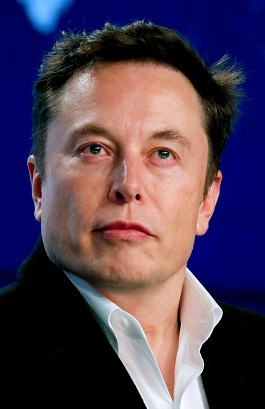
#> input picture 7. Computer Vision/Altın Oran/test.png, 265 x 409 px
$ python program.py
#> lines starting #> are read from the running program, lines starting #| are printed output that depends on the picture
"""Yüz işaret noktalarından geometrik oranlar; bir güzellik ölçütü değildir."""
from argparse import ArgumentParser
import os
from pathlib import Path

import cv2
import numpy as np

HERE = Path(__file__).resolve().parent


def main():
    parser = ArgumentParser(description=__doc__)
    parser.add_argument("--image", type=Path, default=HERE / "test.png")
    parser.add_argument("--output", type=Path, default=HERE / "outputs" / "oranlar.png")
    args = parser.parse_args()
    image = cv2.imdecode(np.fromfile(args.image, dtype=np.uint8), cv2.IMREAD_COLOR)
#> image is the input picture: shape (409, 265, 3); mean B, G, R 84.4, 63.3, 78.8
    if image is None:
        parser.error("Görüntü okunamadı.")
    gray = cv2.cvtColor(image, cv2.COLOR_BGR2GRAY)
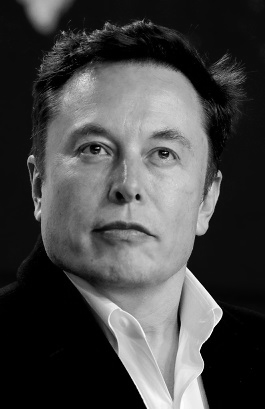
#> gray: shape (409, 265); min 0, max 255, mean 70.3
    detector = cv2.CascadeClassifier(cv2.data.haarcascades + "haarcascade_frontalface_default.xml")
    faces = detector.detectMultiScale(gray, scaleFactor=1.1, minNeighbors=4)
#> faces = [[108, 306, 72, 72], [34, 75, 193, 193]]
    if not len(faces):
        parser.error("Yüz bulunamadı.")
    faces = np.asarray([max(faces, key=lambda box: int(box[2]) * int(box[3]))],
                       dtype=np.int32)
#> faces = [[34, 75, 193, 193]]
    model_path = HERE.parent / "Yüz işlemleri" / "landmark.yaml"
    if not model_path.is_file():
#> (the run stopped early here; a loop or call above may not have finished)
